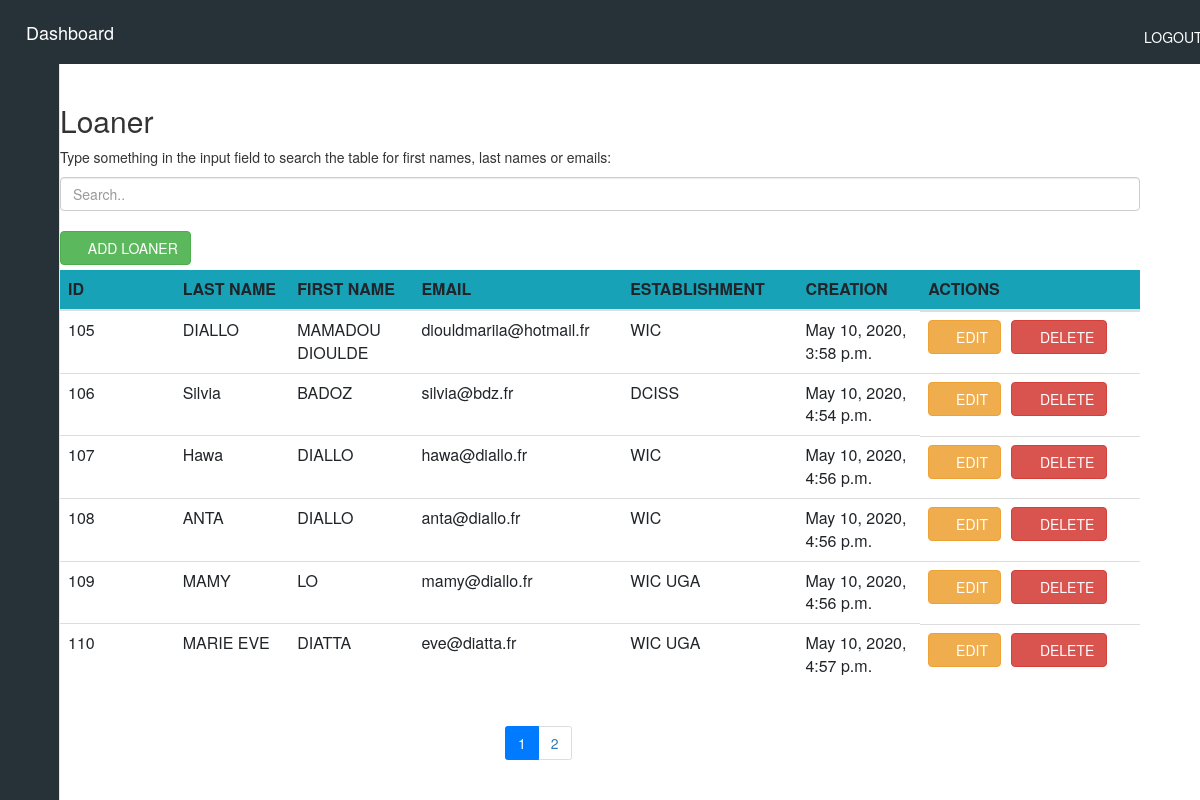
The app's page /LoanerView (signed in), older data.
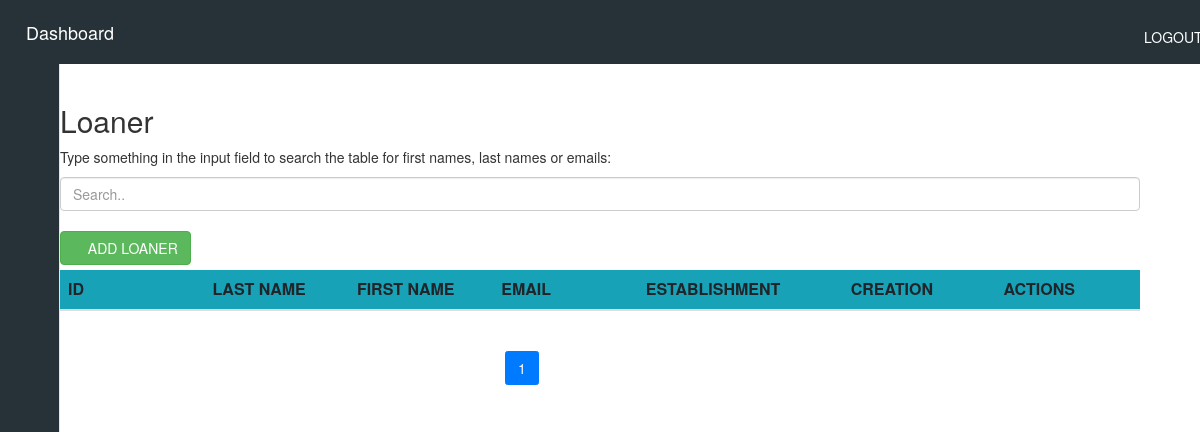
The same page, newer data.
### siteWeb/models.py (models this page shows, shortened)
class Loaner(models.Model):
    last_name = models.CharField(max_length=255)
    first_name = models.CharField(max_length=255)
    email = models.EmailField(max_length=255, unique=True)
    establishment = models.CharField(max_length=250)
    creation_date = models.DateTimeField(auto_now_add=True)

### siteWeb/crudAjaxLoanerViews.py (the view)
# urls.py: path('LoanerView', crudAjaxLoanerViews.LoanerView, name='LoanerView'),
@login_required
def LoanerView(request):
    form = formLoaner()
    loaner = Loaner.objects.all()
    paginator = Paginator(loaner, per_page=6)
    page_number = request.GET.get('page', 1)
    page_obj = paginator.get_page(page_number)
    return render(request, 'siteWeb/loaner/ajaxCrudLoaner.html', {"form": form, "loaners": page_obj.object_list, 'paginator': paginator, 'page_number': int(page_number)})

### siteWeb/forms.py
class formLoaner(forms.ModelForm):
    class Meta:
        model = Loaner
        fields = ['last_name', 'first_name', 'email','establishment']

### siteWeb/templates/siteWeb/loaner/ajaxCrudLoaner.html (shortened to what this page needs)
{% include "siteWeb/includes/dashboard.html" %}
{% load static %}
{% block content %}
<head>
</head>
<div class="container-fluid">
    {% if user.is_authenticated %}
    <div class="container">
        <div class="container-fluid">
             <h2>Loaner</h2>
            <p>Type something in the input field to search the table for first names, last names or emails:</p>
            <input class="form-control" id="myInput" type="text" placeholder="Search..">
            <br>
            <button class="btn btn-success add-form offset-12">
                <span><i class="fas fa-plus"></i> ADD LOANER</span>
            </button>
        </div>
        <div class="table-responsive table-body">
        <table id="loanerTable" class="table container-fluid table-responsive mt-2">
            <thead class="bg-info">
                <th scope="row" class="col-md-1">ID</th>
                <th scope="row" class="col-md-1">LAST NAME</th>
                <th scope="row" class="col-md-1">FIRST NAME</th>
                <th scope="row" class="col-md-1">EMAIL</th>
                <th scope="row" class="col-md-1">ESTABLISHMENT</th>
                <th scope="row" class="col-md-1">CREATION</th>
                <th scope="row" class="col-md-1">ACTIONS</th>
            </thead>
             <tbody id="myTable">
            {% for loaner in loaners %}
            <tr id="loaner-{{loaner.id}}">
                <td>{{loaner.id}}</td>
                <td class="loanerLast_name loanerData" name="last_name">{{loaner.last_name}}</td>
                <td class="loanerFirst_name loanerData" name="first_name">{{loaner.first_name}}</td>
                <td class="loanerEmail loanerData" name="email">{{loaner.email}}</td>
                <td class="loanerEstablishment loanerData" name="email">{{loaner.establishment}}</td>
                <td>{{loaner.creation_date}}</td>
                <td class="d-flex">
                    <button class="btn btn-warning edit-form mr-2" onClick="editLoaner({{loaner.id}})">
                        <span><i class="far fa-edit"></i></span> EDIT
                    </button>
                    <button class="btn btn-danger ml-2" onClick="deleteLoaner({{loaner.id}})">
                        <span><i class="far fa-trash-alt mr-2"></i></span>DELETE
                    </button>
                </td>
            </tr>
            {% endfor %}
             </tbody>
           </table>
        </div>
        <div class="row">
            <div class="offset-5">
                <ul class="pagination">
                    {% for i in paginator.page_range %}
                    <li class="page-item {% if i == page_number %} active {% endif %}">
                        <a class="page-link"  href="?page={{ i }}">{{ i }}</a>
                    </li>
                    {% endfor %}
                </ul>
            </div>
        </div>
    </div>
    {% else %}
    <center><p> No Permittion. If you have an account, <a href="/accounts/login">login.</a></p></center>
    {% endif %}
</div>
{% endblock %}

Row changes from the older to the newer data that the page shows:
removed Loaner: id "105", last_name "DIALLO", first_name "MAMADOU DIOULDE", email "diouldmariia@hotmail.fr", establishment "WIC", creation_date "May 10, 2020, 3:58 p.m."
removed Loaner: id "106", last_name "Silvia", first_name "BADOZ", email "silvia@bdz.fr", establishment "DCISS", creation_date "May 10, 2020, 4:54 p.m."
removed Loaner: id "107", last_name "Hawa", first_name "DIALLO", email "hawa@diallo.fr", establishment "WIC", creation_date "May 10, 2020, 4:56 p.m."
removed Loaner: id "108", last_name "ANTA", first_name "DIALLO", email "anta@diallo.fr", establishment "WIC", creation_date "May 10, 2020, 4:56 p.m."
removed Loaner: id "109", last_name "MAMY", first_name "LO", email "mamy@diallo.fr", establishment "WIC UGA", creation_date "May 10, 2020, 4:56 p.m."
removed Loaner: id "110", last_name "MARIE EVE", first_name "DIATTA", email "eve@diatta.fr", establishment "WIC UGA", creation_date "May 10, 2020, 4:57 p.m."
Text that changed along with them:
list line gone: "2"
